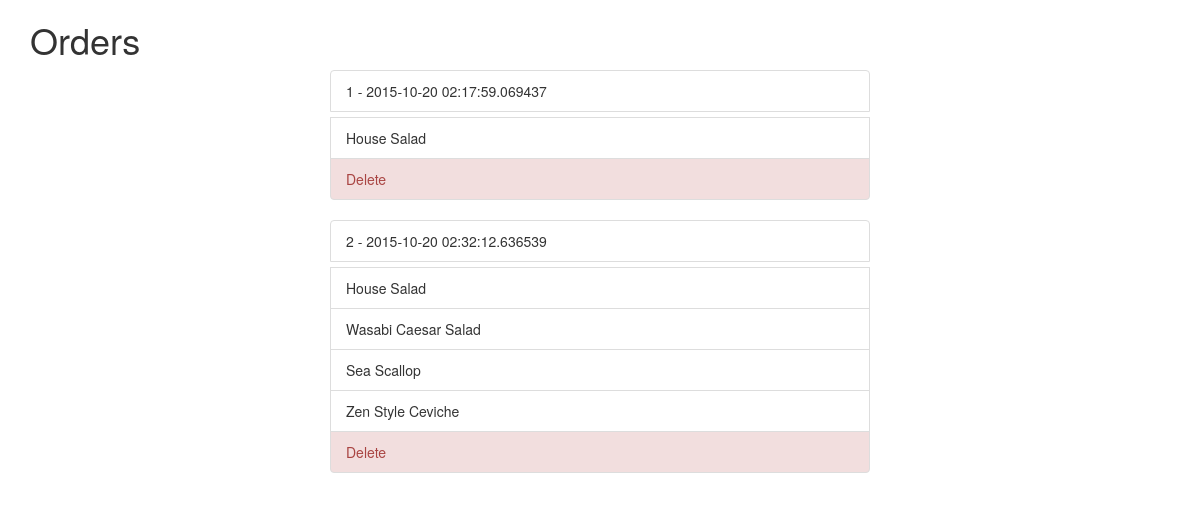
/view_orders, run on an earlier commit of the app's database.
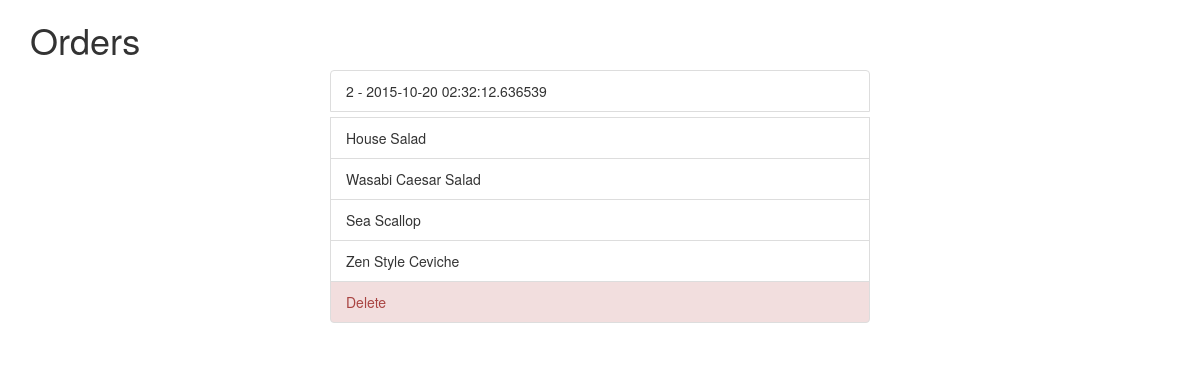
And on a later commit of the database.
### app/models.py (models this page shows)
class Orders(db.Model):
    id = db.Column(db.Integer, primary_key=True)
    time = db.Column(db.DateTime, index=True)
    restaurant = db.Column(db.String(100), index=True)
    rating = db.Column(db.Integer)
    items = db.relationship('MenuItem', secondary=itemsInOrders, lazy='dynamic', backref=db.backref('orders', lazy='dynamic'))

class MenuItem(db.Model):
    id = db.Column(db.Integer, primary_key=True)
    name = db.Column(db.String(64), index=True, unique=True)
    description = db.Column(db.String(1000))
    frequency = db.Column(db.Integer, index=True)
    avg = db.Column(db.Integer, index=True)
    category = db.Column(db.String(64))
    dietaryRestriction = db.Column(db.String(200))
    restaurant = db.Column(db.String(100))
    price = db.Column(db.Integer, index=True)

### app/views.py (the view)
@app.route('/view_orders')
def view_orders():
    restaurant = {'name': 'Sakanaya'}
    orders = Orders.query.all()
    return render_template('orders.html',
                           orders=orders,
                           restaurant=restaurant)

### app/templates/orders.html (shortened to what this page needs)
<html>
    <head>
        <link href="/static/css/bootstrap.min.css" rel="stylesheet" media="screen">
    </head>
    <body>
        <div class="container">
            <h1>Orders</h1>
            <div class="col-md-6 col-md-offset-3">
                {% for order in orders %}
                <ul class="list-group">
                    <li class="list-group-item list-group-item-heading">{{ order.id }} - {{ order.time }}</li>
                    {% for item in order.items %}
                    <li class="list-group-item">{{ item.name }}</li>
                    {% endfor %}
                    <li id="{{ order.id }}" class="list-group-item list-group-item-danger delete-entry">Delete</li>
                </ul>
                {% endfor %}
            </div>
        </div>
    </body>
</html>

What changed in the data, as far as the page shows it:
removed Orders: id "1", time "2015-10-20 02:17:59.069437", MenuItem (name "House Salad")
